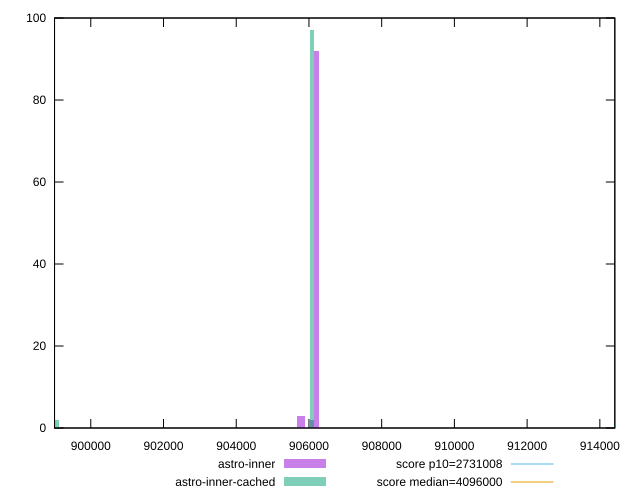

The gnuplot source for this figure:
reset

$astroInner <<EOF
906083.6559135832 2
906204.7253491676 92
905841.5170424144 3
905720.44760683 3
EOF

$astroInnerCached <<EOF
914437.4469689062 1
906083.6559135832 97
899061.6286496886 2
EOF

set key outside below
set boxwidth 121.06943558439113
set xrange [899003:914412]
set yrange [0:100]
set trange [0:100]
set style fill transparent solid 0.5 noborder

set parametric
set terminal svg size 640, 500 enhanced background rgb 'white'
set output "reports/report_00033_2021-03-01T14-23-16.841Z/total-byte-weight/comparison/histogram/2_vs_3.svg"

plot $astroInner title "astro-inner" with boxes, \
     $astroInnerCached title "astro-inner-cached" with boxes, \
     2731008,t title "score p10=2731008", \
     4096000,t title "score median=4096000"

reset
